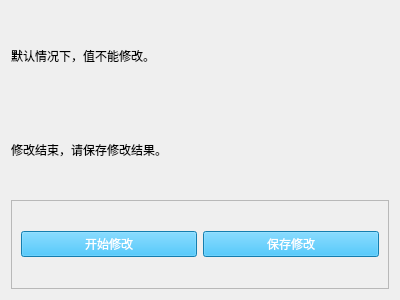
<?xml version="1.0" encoding="UTF-8"?>
<ui version="4.0">
 <class>Form</class>
 <widget class="QWidget" name="Form">
  <property name="geometry">
   <rect>
    <x>0</x>
    <y>0</y>
    <width>400</width>
    <height>300</height>
   </rect>
  </property>
  <property name="windowTitle">
   <string>修改值</string>
  </property>
  <layout class="QVBoxLayout" name="verticalLayout">
   <item>
    <widget class="QLabel" name="label">
     <property name="text">
      <string>默认情况下，值不能修改。</string>
     </property>
    </widget>
   </item>
   <item>
    <widget class="QLabel" name="label_2">
     <property name="text">
      <string>修改结束，请保存修改结果。</string>
     </property>
    </widget>
   </item>
   <item>
    <widget class="QFrame" name="frame">
     <property name="frameShape">
      <enum>QFrame::StyledPanel</enum>
     </property>
     <property name="frameShadow">
      <enum>QFrame::Raised</enum>
     </property>
     <layout class="QHBoxLayout" name="horizontalLayout">
      <item>
       <widget class="QPushButton" name="btn_start">
        <property name="styleSheet">
         <string notr="true">color: rgb(255, 255, 255); background-color: rgb(28, 177, 245);</string>
        </property>
        <property name="text">
         <string>开始修改</string>
        </property>
       </widget>
      </item>
      <item>
       <widget class="QPushButton" name="btn_save">
        <property name="styleSheet">
         <string notr="true">color: rgb(255, 255, 255); background-color: rgb(28, 177, 245);</string>
        </property>
        <property name="text">
         <string>保存修改</string>
        </property>
       </widget>
      </item>
     </layout>
    </widget>
   </item>
  </layout>
 </widget>
 <resources/>
 <connections/>
</ui>
